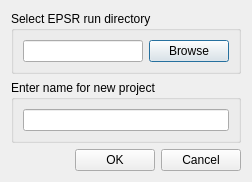
<?xml version="1.0" encoding="UTF-8"?>
<ui version="4.0">
 <class>createNewDialog</class>
 <widget class="QDialog" name="createNewDialog">
  <property name="geometry">
   <rect>
    <x>0</x>
    <y>0</y>
    <width>252</width>
    <height>164</height>
   </rect>
  </property>
  <property name="windowTitle">
   <string>Create New...</string>
  </property>
  <layout class="QVBoxLayout" name="verticalLayout">
   <item>
    <widget class="QGroupBox" name="groupBox_3">
     <property name="title">
      <string>Select EPSR run directory</string>
     </property>
     <layout class="QHBoxLayout" name="horizontalLayout">
      <item>
       <widget class="QLineEdit" name="lineEditEPSRdir"/>
      </item>
      <item>
       <widget class="QPushButton" name="newBrowseButton">
        <property name="text">
         <string>Browse</string>
        </property>
       </widget>
      </item>
     </layout>
    </widget>
   </item>
   <item>
    <widget class="QGroupBox" name="groupBox_2">
     <property name="title">
      <string>Enter name for new project</string>
     </property>
     <layout class="QHBoxLayout" name="horizontalLayout_2">
      <item>
       <widget class="QLineEdit" name="lineEditEPSRname">
        <property name="inputMethodHints">
         <set>Qt::ImhNone</set>
        </property>
       </widget>
      </item>
     </layout>
    </widget>
   </item>
   <item>
    <layout class="QHBoxLayout" name="horizontalLayout_3">
     <item>
      <spacer name="horizontalSpacer">
       <property name="orientation">
        <enum>Qt::Horizontal</enum>
       </property>
       <property name="sizeHint" stdset="0">
        <size>
         <width>40</width>
         <height>20</height>
        </size>
       </property>
      </spacer>
     </item>
     <item>
      <widget class="QPushButton" name="okButton">
       <property name="text">
        <string>OK</string>
       </property>
      </widget>
     </item>
     <item>
      <widget class="QPushButton" name="cancelButton">
       <property name="text">
        <string>Cancel</string>
       </property>
      </widget>
     </item>
    </layout>
   </item>
  </layout>
 </widget>
 <resources/>
 <connections/>
</ui>
